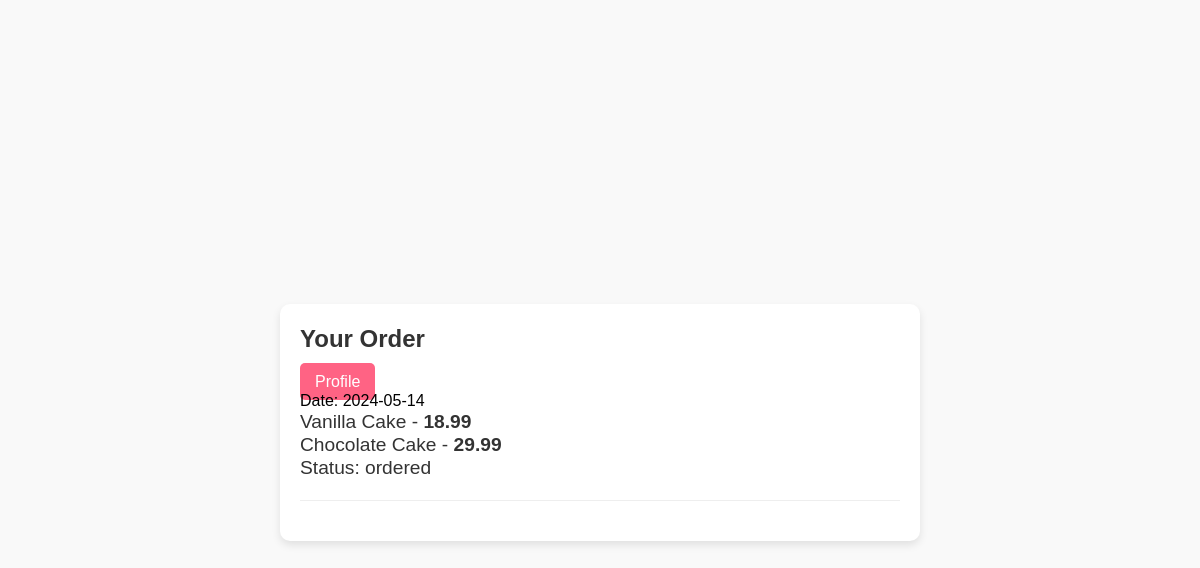
/Order/seeOrder/6 (signed in), run on the app's committed database.
### tables this page shows
CREATE TABLE `orders` (
  `order_id` int(11) NOT NULL,
  `cart_id` int(11) NOT NULL,
  `profile_id` int(11) NOT NULL,
  `date` date NOT NULL DEFAULT current_timestamp(),
  `status` enum('ordered','pending','delivery','completed') NOT NULL DEFAULT 'ordered'
);

CREATE TABLE `cartDetails` (
  `cart_id` int(11) NOT NULL,
  `product_id` int(11) NOT NULL
);

CREATE TABLE `product` (
  `product_id` int(11) NOT NULL,
  `name` varchar(255) NOT NULL,
  `type` varchar(100) NOT NULL,
  `price` decimal(10,2) NOT NULL,
  `details` text NOT NULL,
  `quantity` int(11) NOT NULL,
  `image_path` varchar(255) NOT NULL
);

### app/core/Controller.php (called while the page is built, shortened)
<?php
class Controller{
	function view($name, $data=null){
		include('app/views/' . $name . '.php');
	}
}

### app/controllers/Order.php (called while the page is built, shortened)
<?php
class Order extends \app\core\Controller {
    public function seeOrder($cart_id){
        $order = new \app\models\Order();
        $order = $order->getOrder($cart_id);
        $cartDetails = new \app\models\CartDetails();
        $cartDetails->cart_id = $order->cart_id;
        $cartDetails = $cartDetails->getCartItems();
        $this->view('Order/seeOrder', [
            'order' => $order,
            'cartDetails' => $cartDetails
        ]);
    }
}

### app/core/App.php (called while the page is built, shortened)
<?php
class App{
    private $routes = [];
    public function addRoute($url,$handler){
        $url = preg_replace('/{([^\/]+)}/', '(?<$1>[^\/]+)', $url);
        $this->routes[$url] = $handler;
    }
    public function resolve($url){
        $matches = [];
        foreach ($this->routes as $routePattern => $controllerMethod) {
            if(preg_match("#^$routePattern$#", $url, $matches)){
                $namedParams = array_filter($matches,
                    function($key) {
                        return !is_numeric($key);
                    }
                    , ARRAY_FILTER_USE_KEY);
                return [$controllerMethod, $namedParams];
            }
        }
        return false;
    }
    function __construct(){
        $url = $_GET['url'];
        [$controllerMethod, $namedParams] = $this->resolve($url);
        [$controller,$method] = explode(',', $controllerMethod);
        $controllerInstance = new $controller();
        call_user_func_array([$controllerInstance, $method], $namedParams);
    }
}

### index.php (called while the page is built, shortened)
<?php
new App();

### app/core/autoload.php (called while the page is built, shortened)
<?php
spl_autoload_register(
    function($class_name){
        $class_name = str_replace('\\', DIRECTORY_SEPARATOR, $class_name);
        if(file_exists($class_name.'.php')){
            return true;
        }
        else
        {
            return false;
        }
    }
);

### app/core/Model.php (called while the page is built, shortened)
<?php
class Model{
	public function __construct(){
		$host = 'localhost';
		$dbname = 'cakedb';
		$user = 'root';
		$pass = '';
	}
}

### app/models/Order.php (called while the page is built, shortened)
<?php
Class Order extends \app\core\Model{
    public function getOrder($cart_id) {
        $SQL = "SELECT * FROM orders WHERE cart_id = :cart_id";
        $STMT = self::$_conn->prepare($SQL);
        $STMT->execute(['cart_id'=>$cart_id]);
        $STMT->setFetchMode(\PDO::FETCH_CLASS,'app\models\Order');
        return $STMT->fetch();
    }
}

### app/models/CartDetails.php (called while the page is built, shortened)
<?php
class CartDetails extends \app\core\Model{
    public $cart_id;
    public function getCartItems() {
        $SQL = 'SELECT * FROM product
                INNER JOIN cartDetails cd ON product.product_id = cd.product_id
                WHERE cd.cart_id = :cart_id';
        $STMT = self::$_conn->prepare($SQL);
        $STMT->execute(['cart_id' => $this->cart_id]);
        $STMT->setFetchMode(\PDO::FETCH_CLASS,'app\models\Product');
        return $STMT->fetchAll();
    }
}

### app/views/Order/seeOrder.php (the view, shortened to what this page needs)
<html lang="en">
<head>
    <link rel="stylesheet" href="/css/base.css">
    <link rel="stylesheet" href="/css/order.css">
</head>
<body>
    <div class="container">
        <h2>Your Order </h2>
        <a href="/Profile/index" class="remove-item-btn">Profile</a>
        <div class="orders">
            <div class="order">
                <div class="order-date">Date: <?= $order->date ?></div>
                <?php foreach ($cartDetails as $product) { ?>
                <div class="order-summary"><?= $product->name ?> - <strong><?= $product->price ?></strong></div>
                <?php } ?>
                <div class="order-summary">Status: <?= $order->status ?></div>
            </div>
        </div>
    </div>
</body>
</html>

### css/base.css (style rules this page uses)
* { margin: 1px 0px; }
body, h1, h2, h3, p, form, input, button, a { font-family: 'Arial', sans-serif; }
body { font-family: 'Arial', sans-serif; background-color: #f9f9f9; display: flex; justify-content: center; align-items: center; padding: 20px; height: 100vh; }
.container { background-color: #fff; padding: 20px; border-radius: 10px; margin: 20px auto; width: 80%; max-width: 600px; box-shadow: 0 4px 8px rgba(0, 0, 0, 0.1); }
h2 { margin-bottom: 20px; color: #333; }
.cart-item, .order, .billing-info, .payment-info { margin-bottom: 20px; border-bottom: 1px solid #eee; padding-bottom: 20px; }

### css/order.css (style rules this page uses)
.cart-item, .order, .billing-info, .payment-info { margin-bottom: 20px; border-bottom: 1px solid #eee; padding-bottom: 20px; }
.cart-item-details h4, .order-summary { font-size: 1.2em; color: #333; }
.remove-item-btn, .view-order-btn, .submit-btn { background-color: #ff6384; color: #fff; padding: 10px 15px; border: none; border-radius: 5px; cursor: pointer; text-decoration: none; }

### data on the page
orders: date "2024-05-14", status "ordered"
cartdetails: product.name "Vanilla Cake", product.price "18.99"
cartdetails: product.name "Chocolate Cake", product.price "29.99"
